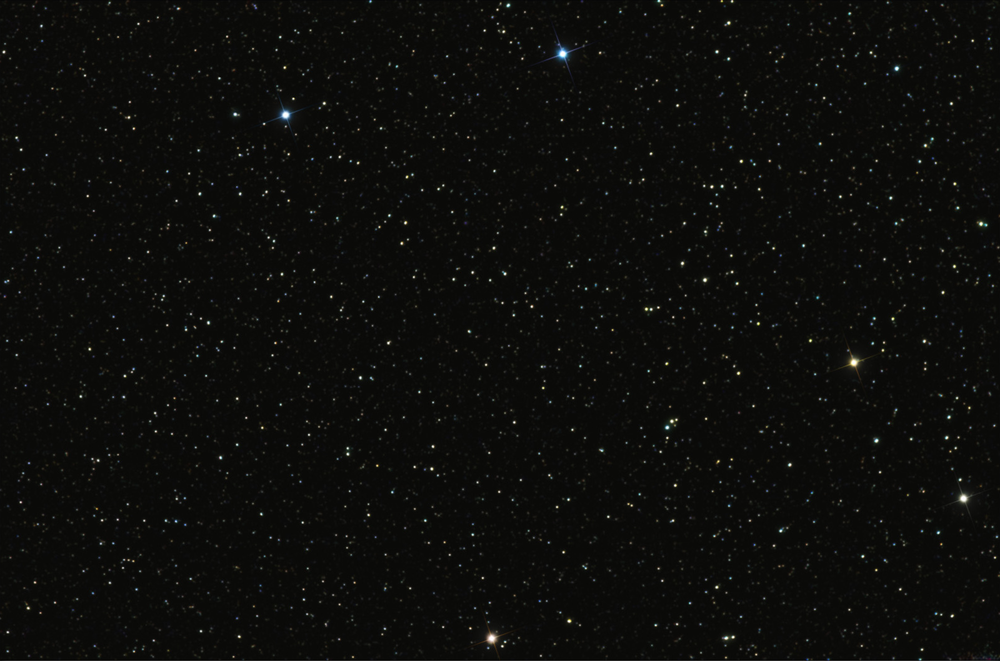
#> input picture StarMap.png, 1000 x 661 px, shrunk from 1600 x 1057 before the run
$ python main_submit.py
#> lines starting #> are read from the running program, lines starting #| are printed output that depends on the picture
import cv2
import os
import ipdb
import numpy as np
import math
from scipy import ndimage
from scipy.spatial.distance import euclidean
from math import *
import imutils

imagepath = '.'
imnames = ['Small_area.png',
			'Small_area_rotated.png',
			'StarMap.png']

def read_image(imagepath):
#> called with imagepath = './StarMap.png'
	img = cv2.imread(imagepath)
#> img is the input picture: shape (661, 1000, 3); mean B, G, R 11, 13.2, 13
	img = cv2.cvtColor(img, cv2.COLOR_BGR2RGB)
	return img

def find_aligned(big,small):
	for x in range(big.shape[0]-small.shape[0]+1):
		for y in range(big.shape[1]-small.shape[1]+1):
			if np.array_equal(small, big[x:small.shape[0]+x, y:small.shape[1]+y]):
				ul = (x,y)
				ur = (x+small.shape[0],y)
				ll = (x,y+small.shape[1])
				lr = (x+small.shape[0],y+small.shape[1])
				return ul,ur,ll,lr
	return -1,-1,-1,-1

def get_idx(array, number):
	idx1_x, idx1_y = np.where(array==number)
	idxs = []
	for i in range(len(idx1_x)):
		idxs.append((idx1_x[i],idx1_y[i]))

	return idxs

starmap = read_image(os.path.join(imagepath, imnames[2]))
starmap_gray = np.mean(starmap,axis=2)
small_r = read_image(os.path.join(imagepath, imnames[1]))
#> call 2 of read_image, with imagepath = './Small_area_rotated.png'
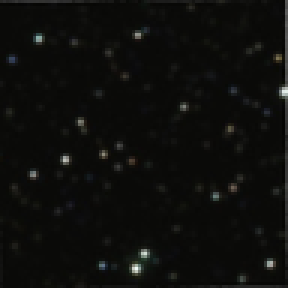
#> input picture Small_area_rotated.png, 96 x 96 px, shrunk from 154 x 154 before the run (shown 3 times larger)
#> in read_image, img is the input picture: shape (96, 96, 3); mean B, G, R 12, 14.2, 14
small_r_gray = np.mean(small_r,axis=2)

# since there are white pixels around borders, coming from rotation (just in case)
crop = 2
smaller_r = small_r[crop:-crop,crop:-crop]
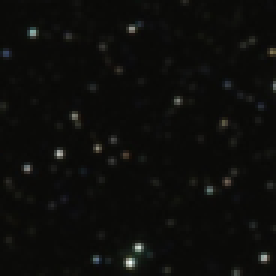
#> smaller_r: shape (92, 92, 3) (shown 3 times larger); mean R, G, B 13.3, 13.5, 11.4
smaller_r_gray = small_r_gray[crop:-crop,crop:-crop]
small = read_image(os.path.join(imagepath, imnames[0]))
#> call 3 of read_image, with imagepath = './Small_area.png'
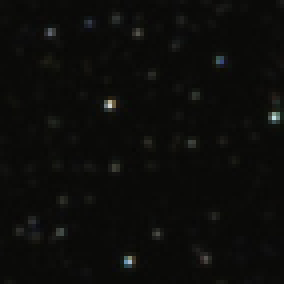
#> input picture Small_area.png, 71 x 71 px, shrunk from 114 x 114 before the run (shown 4 times larger)
#> in read_image, img is the input picture: shape (71, 71, 3); mean B, G, R 10.6, 12.6, 12.5

# For the rotated image (IT DOESN'T WORK YET)
flat = smaller_r_gray.flatten()
#> flat = 8464 values, max 242.3 at index 8047, min 8.33 at index 28, mean 12.73
flat.sort()
max1 = flat[-1]
#> max1 = 242.3
max2 = flat[-101]
#> max2 = 56.67

idx1=get_idx(smaller_r_gray,max1)
#> in get_idx, `idx1_x, idx1_y = np.where(array==number)`: idx1_x = [87]; idx1_y = [43]
#> the loop in get_idx, `for i in range(len(idx1_x)):` made 1 pass
#> after the loop in get_idx, `for i in range(len(idx1_x)):`: idxs = [(87, 43)]
#> idx1 = [(87, 43)]
idx2=get_idx(smaller_r_gray,max2)
#> the loop in get_idx (call 2), `for i in range(len(idx1_x)):` made 2 passes
#> idx2 = [(10, 9), (11, 9)]
big_idx1=get_idx(starmap_gray,max1)
#> big_idx1 = [(137, 16), (186, 711), (446, 432), (637, 493)]
big_idx2=get_idx(starmap_gray,max2)
#> big_idx2 = 62 pairs, first value 4 to 648, second value 17 to 984


distance_in_small = euclidean(idx1[0],idx2[0])
#> distance_in_small = 84.17
same_distances = []
for i in big_idx1:
	for j in big_idx2:
		if np.abs(round(euclidean(i,j))-round(distance_in_small))<=10:
			same_distances.append((i,j))
#> this loop made 4 passes
#> after the loop, same_distances = [((446, 432), (492, 500))]

angles = []
for P1,P2 in same_distances:
	P1_x,P1_y = P1
	P2_x,P2_y = P2
	deltaY = P2_y - P1_y
	deltaX = P2_x - P1_x
	angles.append(atan2(deltaY, deltaX) * 180 / pi)
#> this loop made 1 pass
#> (P1_x, P1_y, P2_x, P2_y, deltaY, deltaX) on pass 1: (446, 432, 492, 500, 68, 46)
#> after the loop, angles = [55.92]

rotated = []
for angle in angles:
	rotated.append(imutils.rotate(smaller_r_gray, angle=angle))
#> this loop made 1 pass
#> after the loop, rotated = 1 item

for point in same_distances:
	x_org, y_org = smaller_r_gray.shape[0],smaller_r_gray.shape[1]
	starmap_crop = starmap_gray[point[0][0]-x_org:point[0][0]+x_org,point[0][1]-y_org:point[0][1]+y_org]
	ul2,ur2,ll2,lr2=find_aligned(starmap_crop,small_r_gray)
	# print(point)
	# ipdb.set_trace()
	if (ul2,ur2,ll2,lr2) != (-1,-1,-1,-1):
		print("Found! Around ", point)
#> this loop made 1 pass
#> (point, x_org, y_org, ul2, ur2, ll2, lr2) on pass 1: (((446, 432), (492, 500)), 92, 92, -1, -1, -1, -1)
#> pass 1, `starmap_crop = starmap_gray[point[0][0]-x_org:point[0][0]+x_org,point[..`:
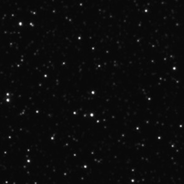
#> starmap_crop: shape (184, 184) float64; min 6.67, max 254.3, mean 12.1

############################################################################################################

# For the non-rotated image
ul1,ur1,ll1,lr1 = find_aligned(starmap,small)
#> ul1 = -1; ur1 = -1; ll1 = -1; lr1 = -1

# This is commented out since the aligned function would not solve this image
# It would return -1 for all variables.
# ul2,ur2,ll2,lr2 = find_aligned(starmap,small_r)

with open('small_corners.txt','w') as file:
	file.write(str(ul1)+" "+str(ur1)+" "+str(ll1)+" "+str(lr1))
with open('small_rotated_corners.txt','w') as file:
	file.write(str(ul2)+" "+str(ur2)+" "+str(ll2)+" "+str(lr2))
